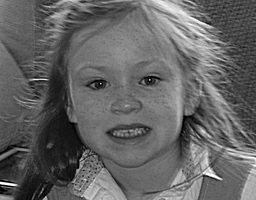
#> input picture homework1/girl.tif, 256 x 200 px, shrunk from 600 x 469 before the run
$ python homework1.py
#> lines starting #> are read from the running program, lines starting #| are printed output that depends on the picture
# -*- coding: utf-8 -*-
"""
Created on Sun Aug 28 14:12:20 2022

@author: sefun
"""
import math
import cv2
import os
import numpy as np

class Affine_Transformation():
    def __init__(self, img, mode='black'):
        self.img = img
        self.mode = mode

    def set_image(img):
        self.img = img

    def empty_image(self):
        img_res = None
        if self.mode == 'black':
            img_res = np.zeros(self.img.shape).astype(np.uint8)
        else:
            img_res = np.zeros(self.img.shape).astype(np.uint8)
            img_res[:][:][:] = 255
        return img_res

    #traverse image and apply mapping
    def transform_image(self, mapping):
        img_res = self.empty_image()
        for x in range(self.img.shape[1]):
            for y in range(self.img.shape[0]):
                new_x , new_y = mapping(x,y)
                if new_x >= self.img.shape[1] or new_x < 0: continue
                if new_y >= self.img.shape[0] or new_y < 0: continue
                img_res[new_y][new_x][:] = self.img[y][x][:]
        return img_res

    #define maapping as function then call transform image
    def image_scale(self, sx, sy):
        def scale(x,y):
            return int(x*sx) , int(y*sy)
        img_res = self.transform_image(scale)
        return img_res

    def image_translate(self,tx, ty):
        def translate(x,y):
            return int(x+tx) , int(y+ty)
        img_res = self.transform_image(translate)
        return img_res

    def image_shear(self, sv, sh):
        def shear(x,y):
            return int(x+(y*sh)) , int(y+(x*sv))
        img_res = self.transform_image(shear)
        return img_res

    def image_rotate(self, r_theta):
        def rotate(x,y):
            return int((x*math.cos(r_theta))-(y*math.sin(r_theta))),int((x*math.sin(r_theta))+(y*math.cos(r_theta)))
        img_res = self.transform_image(rotate)
        return img_res

def main():
    path = "girl.tif"

    img = cv2.imread(path)
#> img is the input picture: shape (200, 256, 3); min 0, max 255, mean 99.9

    at = Affine_Transformation(img, 'black')

    tx = 50
    ty = -100
    img_t = at.image_translate(tx, ty)
#> after the loop in transform_image, `for x in range(self.img.shape[1]):`:
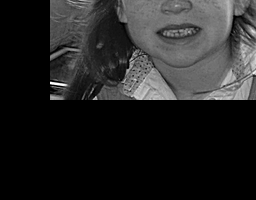
#> img_res: shape (200, 256, 3); min 0, max 255, mean 36.3
    cv2.imshow("Translated Image", img_t)
    cv2.waitKey(0)
    cv2.destroyAllWindows()

    sx = 1
    sy = 2
    img_s = at.image_scale(sx, sy)
#> after the loop in transform_image (call 2), `for x in range(self.img.shape[1]):`:
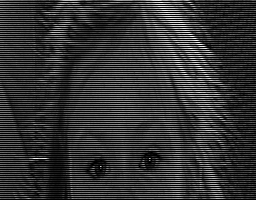
#> img_res: shape (200, 256, 3); min 0, max 255, mean 52.5
    cv2.imshow("Scaled Image", img_s)
    cv2.waitKey(0)
    cv2.destroyAllWindows()

    sv = 0.15
    sh = 1
    img_sh = at.image_shear(sv, sh)
#> after the loop in transform_image (call 3), `for x in range(self.img.shape[1]):`:
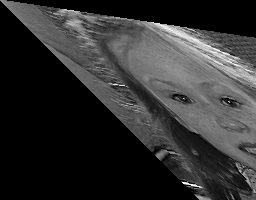
#> img_res: shape (200, 256, 3); min 0, max 255, mean 49
    cv2.imshow("sheared Image", img_sh)
    cv2.waitKey(0)
    cv2.destroyAllWindows()

    sv = 0.15
    sh = 1
    img_sh = at.image_shear(sv, sh)
    cv2.imshow("sheared Image", img_sh)
    cv2.waitKey(0)
    cv2.destroyAllWindows()

    sv = 0
    sh = -0.75
    img_sh = at.image_shear(sv, sh)
#> after the loop in transform_image (call 5), `for x in range(self.img.shape[1]):`:
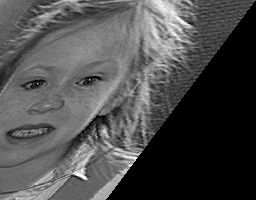
#> img_res: shape (200, 256, 3); min 0, max 255, mean 77.3
    cv2.imshow("sheared Image at (0.-0.75)", img_sh)
    cv2.waitKey(0)
    cv2.destroyAllWindows()

    r_theta = -0.1
    img_r = at.image_rotate(r_theta)
#> after the loop in transform_image (call 6), `for x in range(self.img.shape[1]):`:
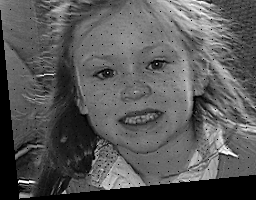
#> img_res: shape (200, 256, 3); min 0, max 255, mean 88.3
    cv2.imshow("Rotated Image", img_r)
    cv2.waitKey(0)
    cv2.destroyAllWindows()

if __name__ == "__main__":
    main()
